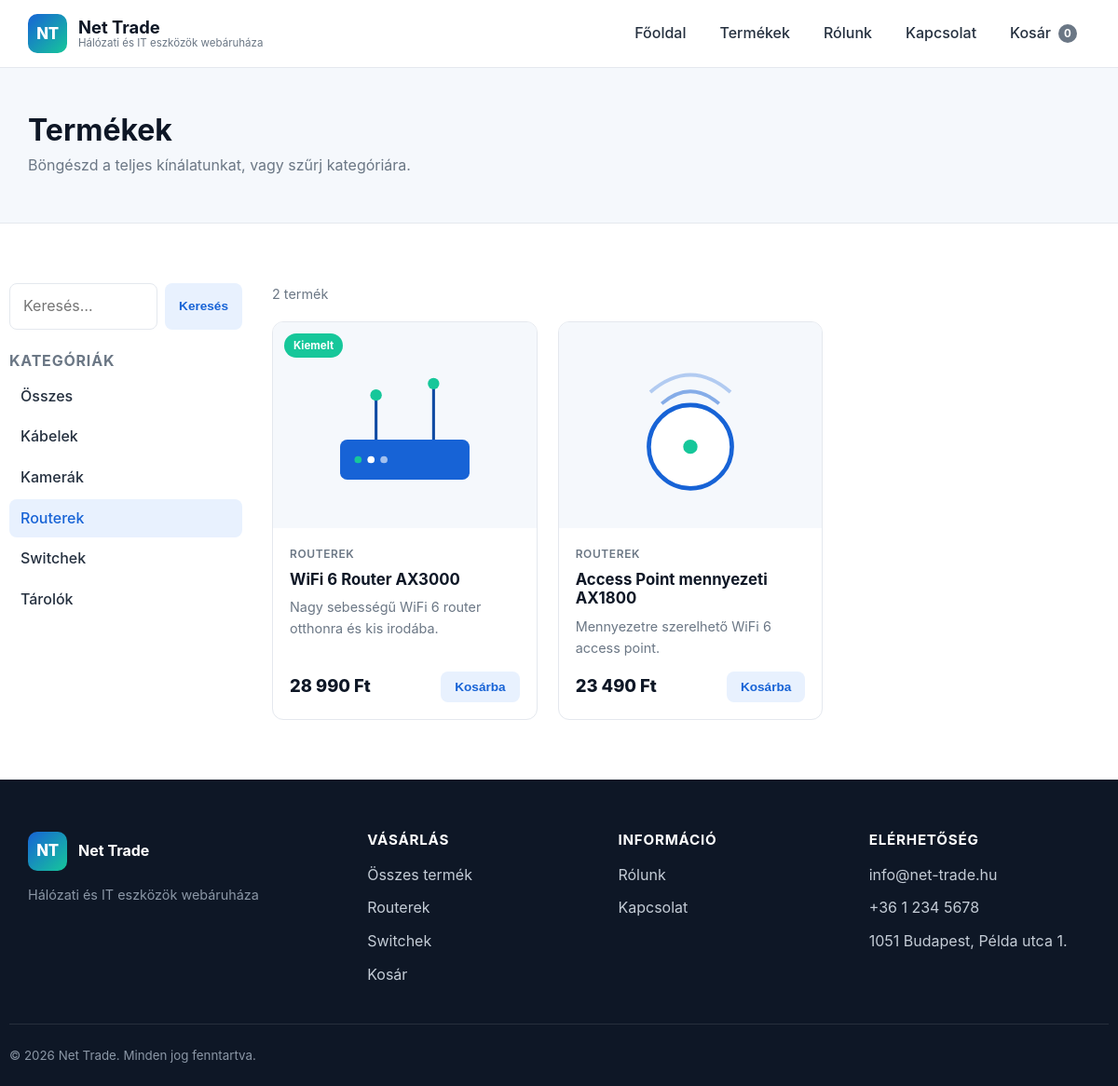
Page /termekek?kategoria=routerek on the committed database.
### tables this page shows
CREATE TABLE IF NOT EXISTS categories (
    id    INT AUTO_INCREMENT PRIMARY KEY,
    slug  VARCHAR(80) NOT NULL UNIQUE,
    name  VARCHAR(120) NOT NULL,
    icon  VARCHAR(40) DEFAULT NULL
);

CREATE TABLE IF NOT EXISTS products (
    id          INT AUTO_INCREMENT PRIMARY KEY,
    category_id INT DEFAULT NULL,
    slug        VARCHAR(140) NOT NULL UNIQUE,
    name        VARCHAR(200) NOT NULL,
    short       VARCHAR(300) DEFAULT NULL,
    description TEXT,
    price       DECIMAL(10,2) NOT NULL DEFAULT 0,
    image       VARCHAR(140) DEFAULT 'placeholder.svg',
    stock       INT NOT NULL DEFAULT 0,
    featured    TINYINT(1) NOT NULL DEFAULT 0,
    active      TINYINT(1) NOT NULL DEFAULT 1,
    created_at  TIMESTAMP DEFAULT CURRENT_TIMESTAMP,
    CONSTRAINT fk_products_category FOREIGN KEY (category_id)
        REFERENCES categories (id) ON DELETE SET NULL
);

### app/Models/Product.php (called while the page is built, shortened)
<?php
final class Product
{
    public static function all(?string $categorySlug = null, ?string $search = null): array
    {
        $pdo = Database::getConnection();
        $sql = 'SELECT p.*, c.slug AS category_slug, c.name AS category_name
                FROM products p
                LEFT JOIN categories c ON c.id = p.category_id
                WHERE p.active = 1';
        $params = [];
        if ($categorySlug !== null) {
            $sql .= ' AND c.slug = :cat';
            $params['cat'] = $categorySlug;
        }
        $sql .= ' ORDER BY p.featured DESC, p.name ASC';
        $stmt = $pdo->prepare($sql);
        $stmt->execute($params);
        return $stmt->fetchAll();
    }
}

### public/index.php (called while the page is built, shortened)
<?php
spl_autoload_register(static function (string $class): void {
    $prefix = 'App\\';
    $relative = substr($class, strlen($prefix));
    $file = dirname(__DIR__) . '/app/' . str_replace('\\', '/', $relative) . '.php';
});
$config = require dirname(__DIR__) . '/config/config.php';
$router = new Router();
$router->get('/', static function (): string {
    return View::render('home', [
        'title'      => null,
        'categories' => Category::all(),
        'featured'   => Product::featured(),
    ]);
});
$router->get('/termekek', static function (): string {
    $cat = isset($_GET['kategoria']) ? (string) $_GET['kategoria'] : null;
    $q   = isset($_GET['kereses']) ? trim((string) $_GET['kereses']) : null;
    return View::render('products/index', [
        'title'      => 'Termékek',
        'categories' => Category::all(),
        'products'   => Product::all($cat, $q),
        'activeCat'  => $cat,
        'search'     => $q,
    ]);
});
$router->get('/termek/{slug}', static function (array $params): string {
    $product = Product::findBySlug($params['slug']);
    if ($product === null) {
        http_response_code(404);
        return View::render('errors/404', ['title' => 'A termék nem található']);
    }
    return View::render('products/show', [
        'title'   => $product['name'],
        'product' => $product,
    ]);
});
$router->get('/kosar', static function (): string {
    return View::render('cart/index', [
        'title' => 'Kosár',
        'cart'  => Cart::detailed(),
    ]);
});
$router->post('/kosar/hozzaad', static function (): string {
    $id  = (int) ($_POST['product_id'] ?? 0);
    $qty = (int) ($_POST['qty'] ?? 1);
    if ($id > 0) {
        Cart::add($id, $qty);
    }
    redirect('/kosar');
    return '';
});
$router->post('/kosar/frissit', static function (): string {
    foreach (($_POST['qty'] ?? []) as $id => $qty) {
        Cart::update((int) $id, (int) $qty);
    }
    redirect('/kosar');
    return '';
});
$router->post('/kosar/torol', static function (): string {
    Cart::remove((int) ($_POST['product_id'] ?? 0));
    redirect('/kosar');
    return '';
});
$router->get('/penztar', static function (): string {
    return View::render('cart/checkout', [
        'title' => 'Pénztár',
        'cart'  => Cart::detailed(),
    ]);
});
$router->post('/penztar', static function (): string {
    $cart = Cart::detailed();
    if (empty($cart['lines'])) {
        redirect('/kosar');
        return '';
    }
    Cart::clear();
    return View::render('cart/success', [
        'title' => 'Sikeres rendelés',
        'name'  => trim((string) ($_POST['name'] ?? '')),
    ]);
});
$router->get('/kapcsolat', static function (): string {
    return View::render('contact', ['title' => 'Kapcsolat']);
});
$router->post('/kapcsolat', static function (): string {
    return View::render('contact', [
        'title' => 'Kapcsolat',
        'sent'  => true,
        'name'  => trim((string) ($_POST['name'] ?? '')),
    ]);
});
$router->get('/rolunk', static function (): string {
    return View::render('about', ['title' => 'Rólunk']);
});
$router->dispatch($_SERVER['REQUEST_METHOD'], $_SERVER['REQUEST_URI']);

### config/config.php (called while the page is built)
<?php
return [
    'app' => [
        'name'     => getenv('APP_NAME') ?: 'Net Trade',
        'tagline'  => 'Hálózati és IT eszközök webáruháza',
        'url'      => getenv('APP_URL') ?: 'http://localhost:8000',
        'env'      => getenv('APP_ENV') ?: 'local',
        'debug'    => filter_var(getenv('APP_DEBUG') ?: 'true', FILTER_VALIDATE_BOOL),
        'currency' => 'Ft',
    ],
    'contact' => [
        'email'   => 'info@net-trade.hu',
        'phone'   => '+36 1 234 5678',
        'address' => '1051 Budapest, Példa utca 1.',
    ],
    'database' => [
        'driver'   => getenv('DB_DRIVER') ?: 'mysql',
        'host'     => getenv('DB_HOST') ?: '127.0.0.1',
        'port'     => getenv('DB_PORT') ?: '3306',
        'name'     => getenv('DB_NAME') ?: 'net_trade',
        'user'     => getenv('DB_USER') ?: 'root',
        'password' => getenv('DB_PASSWORD') ?: '',
        'charset'  => 'utf8mb4',
    ],
];

### app/Core/View.php (called while the page is built, shortened)
<?php
final class View
{
    public static function render(string $template, array $data = [], string $layout = 'main'): string
    {
        $config = require dirname(__DIR__, 2) . '/config/config.php';
        $data['config'] = $config;
        $content = self::capture("Views/{$template}", $data);
        $data['content'] = $content;
        return self::capture("Views/layouts/{$layout}", $data);
    }
    private static function capture(string $path, array $data): string
    {
        $file = dirname(__DIR__) . '/' . $path . '.php';
        extract($data, EXTR_SKIP);
        include $file;
        return (string) ob_get_clean();
    }
    public static function e(?string $value): string
    {
        return htmlspecialchars($value ?? '', ENT_QUOTES | ENT_SUBSTITUTE, 'UTF-8');
    }
    public static function price(float|int $amount, string $currency = 'Ft'): string
    {
        return number_format((float) $amount, 0, ',', ' ') . ' ' . $currency;
    }
}

### app/Models/Category.php (called while the page is built, shortened)
<?php
final class Category
{
    public static function all(): array
    {
        $pdo = Database::getConnection();
        $stmt = $pdo->query('SELECT * FROM categories ORDER BY name ASC');
        return $stmt ? $stmt->fetchAll() : self::demo();
    }
}

### app/Core/Cart.php (called while the page is built, shortened)
<?php
final class Cart
{
    public static function items(): array
    {
        return $_SESSION[self::KEY] ?? [];
    }
    public static function count(): int
    {
        return array_sum(self::items());
    }
}

### app/Views/partials/product-card.php (the view, shortened to what this page needs)
<?php
$currency = $config['app']['currency'];
?>
<article class="product-card">
    <a href="/termek/<?= View::e($product['slug']) ?>" class="product-card__media">
        <img src="/assets/img/products/<?= View::e($product['image'] ?? 'placeholder.svg') ?>"
             alt="<?= View::e($product['name']) ?>" loading="lazy" width="320" height="220">
        <?php if (!empty($product['featured'])): ?>
            <span class="badge badge--featured">Kiemelt</span>
        <?php endif; ?>
    </a>
    <div class="product-card__body">
        <span class="product-card__cat"><?= View::e($product['category_name'] ?? '') ?></span>
        <h3 class="product-card__title">
            <a href="/termek/<?= View::e($product['slug']) ?>"><?= View::e($product['name']) ?></a>
        </h3>
        <p class="product-card__desc"><?= View::e($product['short'] ?? $product['description'] ?? '') ?></p>
        <div class="product-card__foot">
            <span class="price"><?= View::price((float) $product['price'], $currency) ?></span>
            <form method="post" action="/kosar/hozzaad">
                <button type="submit" class="btn btn--small">Kosárba</button>
            </form>
        </div>
    </div>
</article>

### app/Core/Router.php (shortened to what this page needs)
<?php
final class Router
{
    private array $routes = ['GET' => [], 'POST' => []];
    public function get(string $pattern, callable $handler): void
    {
        $this->routes['GET'][$pattern] = $handler;
    }
    public function post(string $pattern, callable $handler): void
    {
        $this->routes['POST'][$pattern] = $handler;
    }
    public function dispatch(string $method, string $uri): void
    {
        $path = '/' . trim(parse_url($uri, PHP_URL_PATH) ?? '/', '/');
        $path = $path === '//' ? '/' : $path;
        foreach ($this->routes[$method] ?? [] as $pattern => $handler) {
            $regex = '#^' . preg_replace('#\{([a-z_]+)\}#', '(?P<$1>[^/]+)', $pattern) . '$#';
            if (preg_match($regex, $path, $matches)) {
                $params = array_filter($matches, 'is_string', ARRAY_FILTER_USE_KEY);
                echo $handler($params);
                return;
            }
        }
    }
}

### app/Views/products/index.php (shortened to what this page needs)
<section class="page-head">
    <div class="container">
        <h1>Termékek</h1>
        <p>Böngészd a teljes kínálatunkat, vagy szűrj kategóriára.</p>
    </div>
</section>
<section class="section container">
    <div class="shop-layout">
        <aside class="shop-sidebar">
            <form method="get" action="/termekek" class="search-form" role="search">
                <input type="search" name="kereses" placeholder="Keresés…"
                       value="<?= View::e($search ?? '') ?>" aria-label="Keresés">
                <button type="submit" class="btn btn--small">Keresés</button>
            </form>
            <h2 class="sidebar-title">Kategóriák</h2>
            <ul class="filter-list">
                <li><a href="/termekek" class="<?= $activeCat ? '' : 'is-active' ?>">Összes</a></li>
                <?php foreach ($categories as $cat): ?>
                    <li>
                        <a href="/termekek?kategoria=<?= View::e($cat['slug']) ?>"
                           class="<?= $activeCat === $cat['slug'] ? 'is-active' : '' ?>">
                            <?= View::e($cat['name']) ?>
                        </a>
                    </li>
                <?php endforeach; ?>
            </ul>
        </aside>
        <div class="shop-main">
            <p class="result-count"><?= count($products) ?> termék</p>
            <?php if (empty($products)): ?>
                <div class="empty-state">
                    <p>Nincs a keresésnek megfelelő termék.</p>
                    <a href="/termekek" class="btn btn--ghost">Szűrők törlése</a>
                </div>
            <?php else: ?>
                <div class="product-grid">
                    <?php foreach ($products as $product): ?>
                        <?php include dirname(__DIR__) . '/partials/product-card.php'; ?>
                    <?php endforeach; ?>
                </div>
            <?php endif; ?>
        </div>
    </div>
</section>

### public/assets/css/style.css (style rules this page uses)
:root { --c-primary: #1763d6; --c-primary-dark: #0f4aa3; --c-primary-light: #e8f1fe; --c-accent: #16c79a; --c-dark: #0e1726; --c-text: #25303f; --c-muted: #6b7785; --c-border: #e4e8ee; --c-bg: #ffffff; --c-bg-alt: #f5f8fc; --c-danger: #e0405a; --radius: 12px; --radius-sm: 8px; --shadow-sm: 0 1px 3px rgba(14, 23, 38, .08); --shadow: 0 8px 24px rgba(14, 23, 38, .10); --shadow-lg: 0 16px 48px rgba(14, 23, 38, .14); --container: 1180px; --font: -apple-system, BlinkMacSystemFont, "Segoe UI", Roboto, "Helvetica Neue", Arial, sans-serif; }
* { box-sizing: border-box; }
html { scroll-behavior: smooth; }
body { margin: 0; font-family: var(--font); color: var(--c-text); background: var(--c-bg); line-height: 1.6; -webkit-font-smoothing: antialiased; }
img { max-width: 100%; height: auto; display: block; }
a { color: var(--c-primary); text-decoration: none; }
h1, h2, h3, h4 { line-height: 1.2; color: var(--c-dark); margin: 0 0 .5em; }
.container { width: 100%; max-width: var(--container); margin: 0 auto; padding: 0 20px; }
.section { padding: 64px 0; }
.btn { display: inline-flex; align-items: center; justify-content: center; gap: 8px; padding: 12px 22px; border-radius: var(--radius-sm); font-weight: 600; font-size: .95rem; border: 1px solid transparent; cursor: pointer; transition: all .15s ease; text-align: center; background: var(--c-primary-light); color: var(--c-primary); }
.btn--small { padding: 8px 14px; font-size: .85rem; }
.product-grid { display: grid; grid-template-columns: repeat(auto-fill, minmax(240px, 1fr)); gap: 22px; }
.product-card { display: flex; flex-direction: column; background: #fff; border: 1px solid var(--c-border); border-radius: var(--radius); overflow: hidden; transition: transform .15s ease, box-shadow .15s ease; }
.product-card__media { position: relative; display: block; background: var(--c-bg-alt); aspect-ratio: 4 / 3; }
.product-card__media img { width: 100%; height: 100%; object-fit: contain; padding: 18px; }
.badge { position: absolute; top: 12px; left: 12px; padding: 4px 10px; border-radius: 999px; font-size: .72rem; font-weight: 700; background: var(--c-accent); color: #fff; }
.product-card__body { display: flex; flex-direction: column; gap: 8px; padding: 18px; flex: 1; }
.product-card__cat { font-size: .75rem; text-transform: uppercase; letter-spacing: .05em; color: var(--c-muted); font-weight: 600; }
.product-card__title { font-size: 1.05rem; margin: 0; }
.product-card__title a { color: var(--c-dark); }
.product-card__desc { font-size: .9rem; color: var(--c-muted); margin: 0; flex: 1; }
.product-card__foot { display: flex; align-items: center; justify-content: space-between; gap: 12px; margin-top: 6px; }
.price { font-weight: 800; font-size: 1.15rem; color: var(--c-dark); }
.page-head { background: var(--c-bg-alt); padding: 48px 0; border-bottom: 1px solid var(--c-border); }
.page-head h1 { font-size: 2rem; margin-bottom: 6px; }
.page-head p { margin: 0; color: var(--c-muted); }
.shop-layout { display: grid; grid-template-columns: 250px 1fr; gap: 32px; align-items: start; }
.shop-sidebar { position: sticky; top: 92px; }
.search-form { display: flex; gap: 8px; margin-bottom: 24px; }
.search-form input { flex: 1; min-width: 0; }
.sidebar-title { font-size: 1rem; text-transform: uppercase; letter-spacing: .05em; color: var(--c-muted); }
.filter-list { list-style: none; padding: 0; margin: 0; display: flex; flex-direction: column; gap: 2px; }
.filter-list a { display: block; padding: 8px 12px; border-radius: var(--radius-sm); color: var(--c-text); font-weight: 500; }
.filter-list a:hover, .filter-list a.is-active { background: var(--c-primary-light); color: var(--c-primary); }
.result-count { color: var(--c-muted); margin: 0 0 18px; font-size: .9rem; }
input, textarea, select { width: 100%; padding: 11px 14px; border: 1px solid var(--c-border); border-radius: var(--radius-sm); font: inherit; color: var(--c-text); background: #fff; }

### rows in the picture
categories: name "Kábelek"
categories: name "Kamerák"
categories: name "Routerek"
categories: name "Switchek"
categories: name "Tárolók"
products: image (picture), featured "Kiemelt", category.name "ROUTEREK", name "WiFi 6 Router AX3000", short "Nagy sebességű WiFi 6 router otthonra és kis irodába.", price "28 990 Ft"
products: image (picture), category.name "ROUTEREK", name "Access Point mennyezeti AX1800", short "Mennyezetre szerelhető WiFi 6 access point.", price "23 490 Ft"
